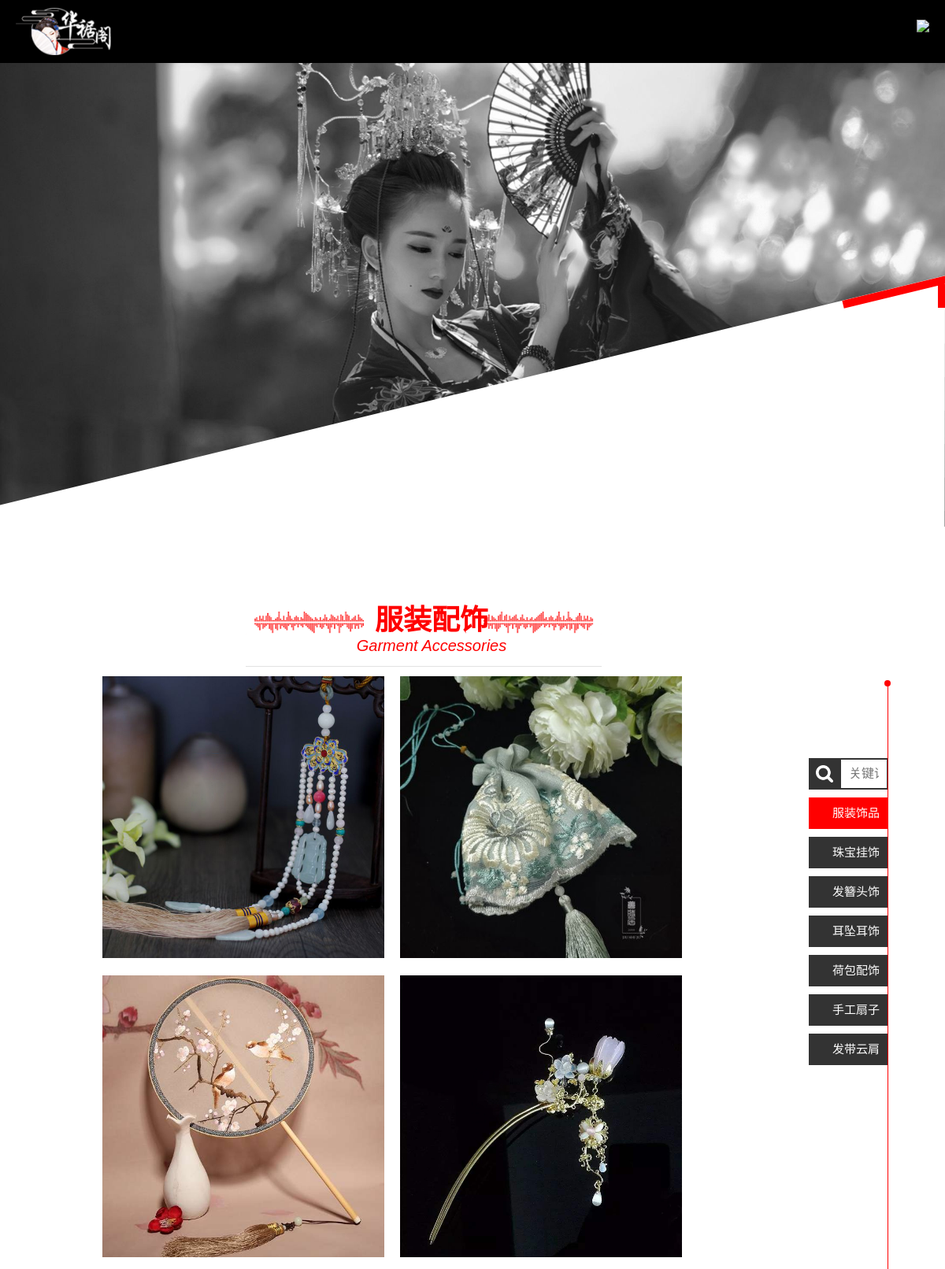
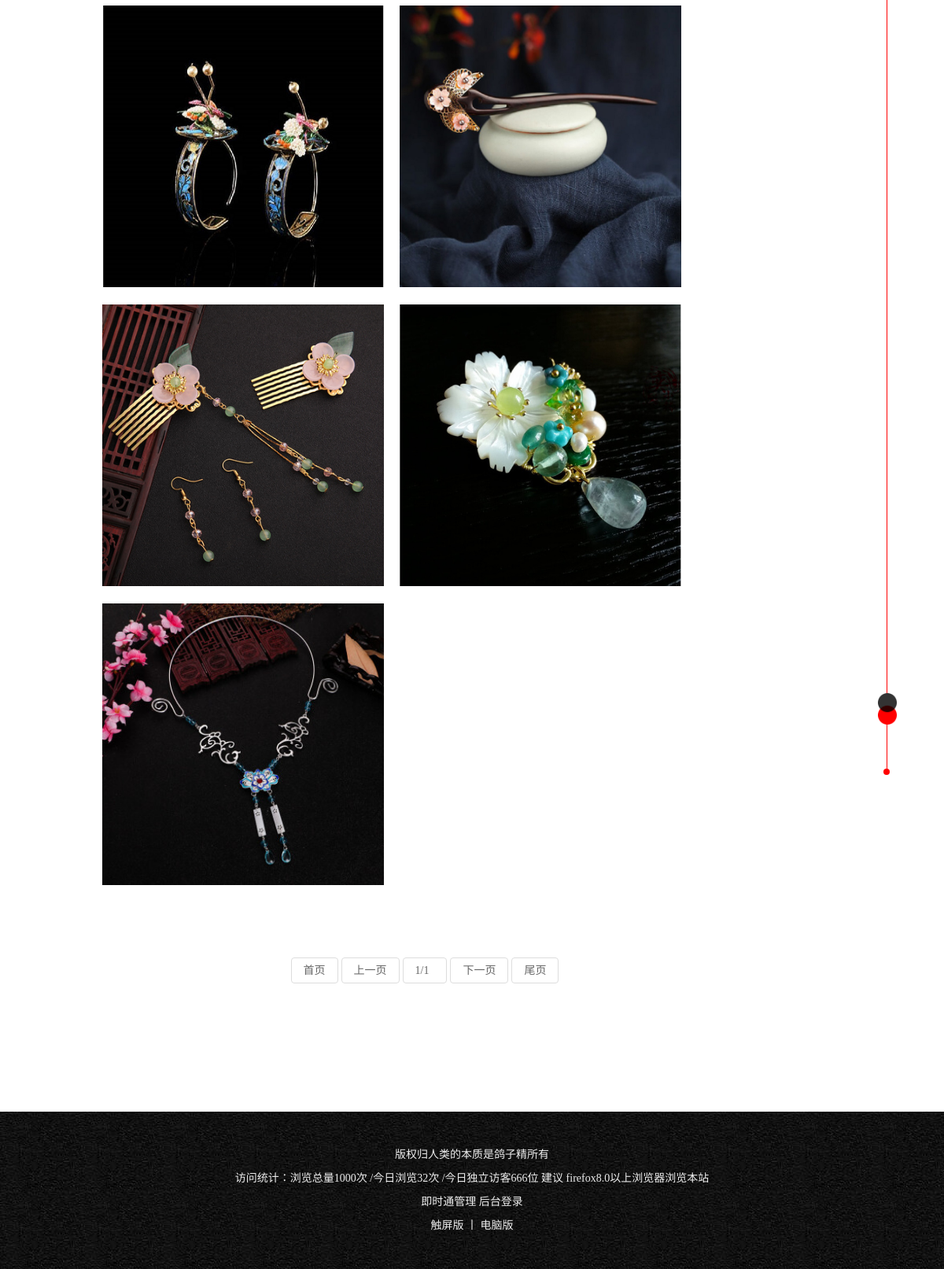
Page /produce_list.php on the committed database (2 pictures, top to bottom).
### tables this page shows
CREATE TABLE IF NOT EXISTS `config` (
  `id` int(11) NOT NULL AUTO_INCREMENT,
  `site_title` varchar(50) DEFAULT NULL COMMENT '网站标题',
  `site_url` varchar(50) DEFAULT NULL COMMENT '网站地址',
  `site_logo` varchar(100) DEFAULT NULL,
  `site_keywords` text COMMENT '网站关键字',
  `site_description` text COMMENT '网站描述',
  `site_copyright` varchar(100) DEFAULT NULL COMMENT '版权信息',
  `company_name` varchar(50) DEFAULT NULL COMMENT '公司名称',
  `company_phone` varchar(20) DEFAULT NULL COMMENT '公司联系电话',
  `company_fax` varchar(20) DEFAULT NULL,
  `company_email` varchar(30) DEFAULT NULL COMMENT '公司电子邮箱',
  `company_weixin` varchar(30) DEFAULT NULL COMMENT '微信',
  `company_ewm` varchar(100) DEFAULT NULL COMMENT '公司二维码',
  `company_address` varchar(50) DEFAULT NULL COMMENT '公司地址',
  PRIMARY KEY (`id`)
);

CREATE TABLE IF NOT EXISTS `produce` (
  `id` int(11) NOT NULL AUTO_INCREMENT COMMENT '文章id',
  `title` varchar(50) DEFAULT NULL COMMENT '产品标题',
  `comefrom` varchar(20) DEFAULT NULL COMMENT '来源',
  `pubdate` varchar(20) DEFAULT NULL COMMENT '发布日期',
  `thumbnail` varchar(100) DEFAULT NULL COMMENT '缩略图',
  `keywords` text COMMENT '关键字',
  `description` text COMMENT '描述',
  `content` text COMMENT '内容',
  `posid` varchar(50) DEFAULT NULL COMMENT '推荐位',
  PRIMARY KEY (`id`)
);

### produce_list.php (the view, shortened to what this page needs)
<?php
require_once('header.php');
 ?>
<div class="mainChild">
    <div class="title">
        <h1>服装配饰</h1>
        <h2>Garment Accessories</h2>
    </div>
    <div class="cont">
    	<div class="menu">
        	<div class="decorate">
            	<i></i>
                <b></b>
                <i></i>
            </div>
            <form>
            <ul class="main-menu">
            	<li class="search fix"><button type="submit"></button><input type="text" placeholder="关键词"></li>
                <li class="red"><a href="#">服装饰品</a></li>
                <li><a href="#">珠宝挂饰</a></li>
                <li><a href="#">发簪头饰</a></li>
                <li><a href="#">耳坠耳饰</a></li>
                <li><a href="#">荷包配饰</a></li>
                <li><a href="#">手工扇子</a></li>
                <li><a href="#">发带云肩</a></li>
            </ul>
            </form>
        </div>
    	<div class="mainTxt fix">
        	<div class="mainCont">
            	<div>
                    <h1></h1>
                    <div class="txt">
                      	<ul class="picBox">
                        <?php
                            $total_num=$dbh->query("select id from produce")->rowCount();
                            $pagesize=9;
                            $page_num=ceil($total_num/$pagesize);
                            $page=isset($_GET['page'])?$_GET['page']:1;
                            $offset=$pagesize*($page-1);
                            $prepage=($page<>1)?$page-1:$page;
                            $nextpage=($page<>$page_num)?$page+1:$page;
                            $sql="select * from produce order by id desc limit $offset,$pagesize";
                            $rows = $dbh->query($sql);
                            if($total_num>0){
                                foreach($rows as $row){
                                    ?>
                                        <li>
                                            <a href="produce_show.php?id=<?php echo $row['id'] ?>">
                                            <img src="<?=$row['thumbnail']?>">
                                            </a>
                                        </li>
                                        <?php
                                            }
                                        }else {
                ?>
                <div>
                    <div style="margin:0 auto;height:50px;">暂无记录！</div>
                </div>
                <?php
            }
                ?>
                        </ul>
                    </div>
                    <ul class="paging">
                        <li><a href="?page=1">首页</a>&nbsp;&nbsp;</li>
                        <li><a href="?page=<?=$prepage?>">上一页</a>&nbsp;&nbsp;</li>
                        <li><a href="?page=<?=$page_num?>" style="pointer-events: none;"><?=$page?>/<?=$page_num?>&nbsp;&nbsp;</a></li>
                        <li><a href="?page=<?=$nextpage?>">下一页</a>&nbsp;&nbsp;</li>
                        <li><a href="?page=<?=$page_num?>">尾页</a></li>
                    </ul>
                </div>
            </div>
        </div>
        <?php
            require_once('footer.php');
        ?>
    </div>
</div>
</body>
</html>

### header.php (shortened to what this page needs)
<?php
$sql_config="select * from config";
$result_config=mysql_query($sql_config);
$config=mysql_fetch_array($result_config);
 ?>
<!doctype html>
<html>
<head>
<link href="css/main.css" rel="stylesheet" type="text/css">
<link href="css/aos.css" rel="stylesheet" type="text/css">
<link href="css/kefu.css" type="text/css" rel="stylesheet" />
<link href="css/child.css" rel="stylesheet" type="text/css">
<link href="css/ar.css" rel="stylesheet">
<link href="css/cultural.css" rel="stylesheet">
<link rel="stylesheet" type="text/css" href="css/sinaFaceAndEffec.css" />
</head>
<body>
<div class="header fix">
	<a class="logo" href="index.php"><img src="<?=$config['site_logo']?>"></a>
     <div class="menu-box"><img src="picture/menu-1.png"></div>
</div>

### footer.php
<div class="footer">
        	<?=$config['site_copyright']?> <br/>
            访问统计：浏览总量<span>1000</span>次 /今日浏览<span>32</span>次 /今日独立访客<span>666</span>位    建议 firefox8.0以上浏览器浏览本站 <br/>
            <a href="#">即时通管理</a>    <a href="#">后台登录</a> <br/>
            <a href="">触屏版</a> 丨 <a href="">电脑版</a> <br/>
        </div>

### css/main.css (style rules this page uses)
body,h1,h2,h3,h4,h5,dl,dd,dt,p,ul,li,ol { margin:0; padding:0; }
input,select,form,textarea,button,video { border:none; margin:0;outline:none; padding:0; appearance:none; }
h1,h2,h3,h4,h5 { font-weight:normal;font-size:18px; }
img { border:none; }
a { text-decoration:none; outline:none;-webkit-tap-highlight-color: transparent;-webkit-touch-callout: none;-webkit-user-select: none; }
ul,li { list-style:none; }
body,html { width:100%; height:100%;font-size:16px;font-family:"微软雅黑"; }
.fix { *zoom:1; }
.fix:after { display:table; content:''; clear:both; }
body { overflow-x:hidden; }
.header { width:100%; height:80px; position:fixed; top:0; left:0; z-index:9999; }
.header > .logo { display:block; height:60px; max-width:27%; overflow:hidden; float:left; margin-top:10px; margin-left:20px; }
.header .logo img { height:100%; }
.menu-box { float:right; margin-right:20px; height:30px; margin-top:25px; display:none; }
.menu-box img { height:100%; }
@media (max-width:1400px) { .menu-box { display:block; } }
.footer { padding:40px 4%; width:92%; background:url(../images/dd.jpg); text-align:center; font-size:14px; line-height:30px; color:#eee; margin-bottom:0; }
.footer a { color:#eee; }

### css/kefu.css (style rules this page uses)
* { padding:0; margin:0; }
html,body { font-size:12px; font-family:"微软雅黑"; outline:none; color:#fff; background-color:#100e0e; }
img { border:none; outline:none; }
a { color:#666; text-decoration:none; outline:none; }

### css/ar.css (style rules this page uses)
body { font: 15px "微软雅黑"; color: #000; line-height: 1.5; }
img { border: 0; display: block }
.logo { float: left; font-size: 22px }
ul, li { list-style: none; }
a { text-decoration: none; color: #000; }

### css/cultural.css (style rules this page uses)
ul { list-style: none; }
a { color: #a6a6a6; text-decoration: none; transition: All 0.5s ease; -webkit-transition: All 0.5s ease; -moz-transition: All 0.5s ease; -o-transition: All 0.5s ease; }
.title { background: url(../images/titlebg.png) no-repeat 5% 80%; font-size: 20px; line-height: 28px; display: inline-block; padding: 38px 60px 8px 80px; border-bottom: 1px solid #e2e2e2; width: 100%; }

### produce_list.php (style rules this page uses)
.header { background-color:#000; }

### rows in the picture
config: site_logo (picture), site_copyright "版权归人类的本质是鸽子精所有"
produce: thumbnail (picture)
produce: thumbnail (picture)
produce: thumbnail (picture)
produce: thumbnail (picture)
produce: thumbnail (picture)
produce: thumbnail (picture)
produce: thumbnail (picture)
produce: thumbnail (picture)
produce: thumbnail (picture)

### other values in the picture
$page "1"
$page_num "1"
